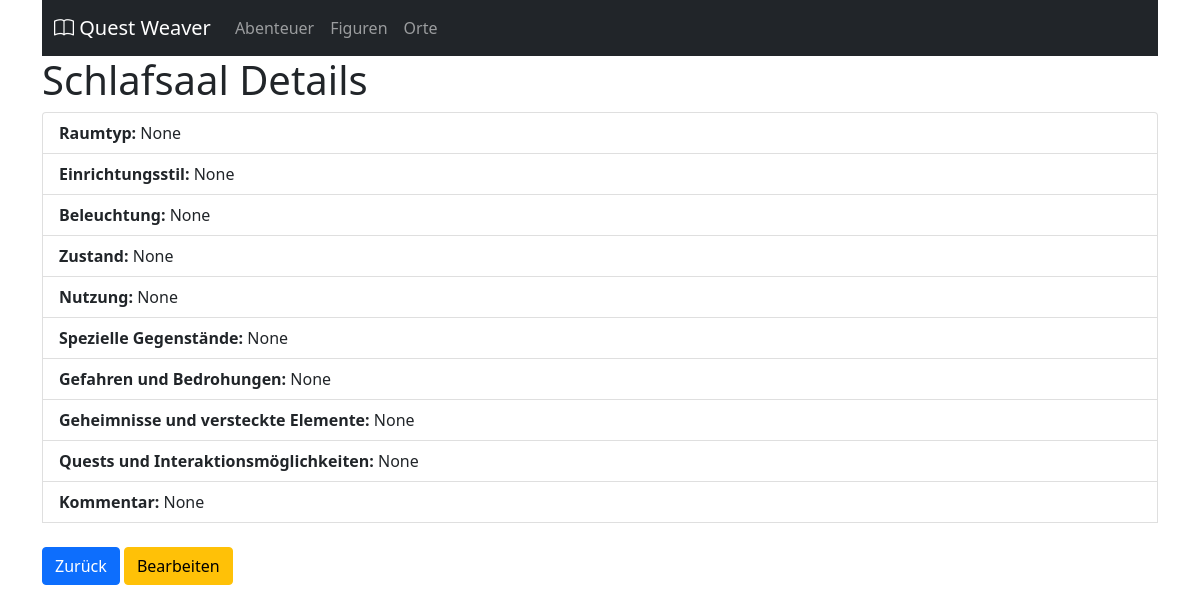
The page /app/location/12 on the database its author committed.
### app/models.py (models this page shows, shortened)
class Schauplatz(models.Model):
    name = models.CharField(max_length=200)
    alive = models.BooleanField(default=True)
    kommentar = models.TextField(null=True, blank=True)
    ortliste = models.ForeignKey(to="Ort", on_delete=models.CASCADE, null=True, blank=True) #FK
    raumtyp = models.CharField(max_length=200, null=True, blank=True)  # z.B. Schankraum, Bibliothek, Kerker
    einrichtungsstil = models.CharField(max_length=200, null=True, blank=True)  # z.B. rustikal, prunkvoll, spärlich
    beleuchtung = models.CharField(max_length=200, null=True, blank=True)  # z.B. Fackeln, magische Lichter, Kerzen
    zustand = models.CharField(max_length=200, null=True, blank=True)  # z.B. sauber, verfallen, renoviert
    nutzung = models.CharField(max_length=200, null=True, blank=True)  # z.B. Wohnraum, Verlies, Lagerraum
    spezielle_gegenstände = models.TextField(null=True, blank=True)  # z.B. wertvolle Möbel, Artefakte
    gefahren_und_bedrohungen = models.TextField(null=True, blank=True)  # z.B. Fallen, Monster
    geheimnisse_und_versteckte_elemente = models.TextField(null=True, blank=True)  # Versteckte Türen, Fallen, Geheimfächer
    quests_und_interaktionsmöglichkeiten = models.TextField(null=True, blank=True)  # Interaktionen, die in diesem Raum stattfinden können

### app/views.py (the view)
# urls.py: path('location/<int:location_id>', views.location, name='location'),
def location(request, location_id):
    location_alle = get_object_or_404(models.Schauplatz, pk=location_id)
    context = {"location": location, "location_alle": location_alle}
    return render(request, "location.html", context)

### app/templates/location.html (shortened to what this page needs)
{% load static %}
{% include "header.html" %}
    <body>
      <div class="container">
      {% include "navbar.html" %}
<h1>{{location_alle.name}} Details</h1>
    <ul class="list-group">
      <li class="list-group-item"><b>Raumtyp:</b> {{location_alle.raumtyp}}</li>
      <li class="list-group-item"><b>Einrichtungsstil:</b> {{location_alle.einrichtungsstil}}</li>
      <li class="list-group-item"><b>Beleuchtung:</b> {{location_alle.beleuchtung}}</li>
      <li class="list-group-item"><b>Zustand:</b> {{location_alle.zustand}}</li>
      <li class="list-group-item"><b>Nutzung:</b> {{location_alle.nutzung}}</li>
      <li class="list-group-item"><b>Spezielle Gegenstände:</b> {{location_alle.spezielle_gegenstände}}</li>
      <li class="list-group-item"><b>Gefahren und Bedrohungen:</b> {{location_alle.gefahren_und_bedrohungen}}</li>
      <li class="list-group-item"><b>Geheimnisse und versteckte Elemente:</b> {{location_alle.geheimnisse_und_versteckte_elemente}}</li>
      <li class="list-group-item"><b>Quests und Interaktionsmöglichkeiten:</b> {{location_alle.quests_und_interaktionsmöglichkeiten}}</li>
      <li class="list-group-item"><b>Kommentar:</b> {{location_alle.kommentar}}</li><br>
      </ul>
      <a class="btn btn-primary" href="{% url 'schauplatz' location_alle.ortliste.id %}" role="button">Zurück</a>
    <a class="btn btn-warning" href="{% url 'location_edit' location_alle.id %}" role="button">Bearbeiten</a>
    </div>
</body>
</html>

### rows shown on the page
Schauplatz: name "Schlafsaal", raumtyp "None", einrichtungsstil "None", beleuchtung "None", zustand "None", nutzung "None", spezielle_gegenstände "None", gefahren_und_bedrohungen "None", geheimnisse_und_versteckte_elemente "None", quests_und_interaktionsmöglichkeiten "None", kommentar "None"
